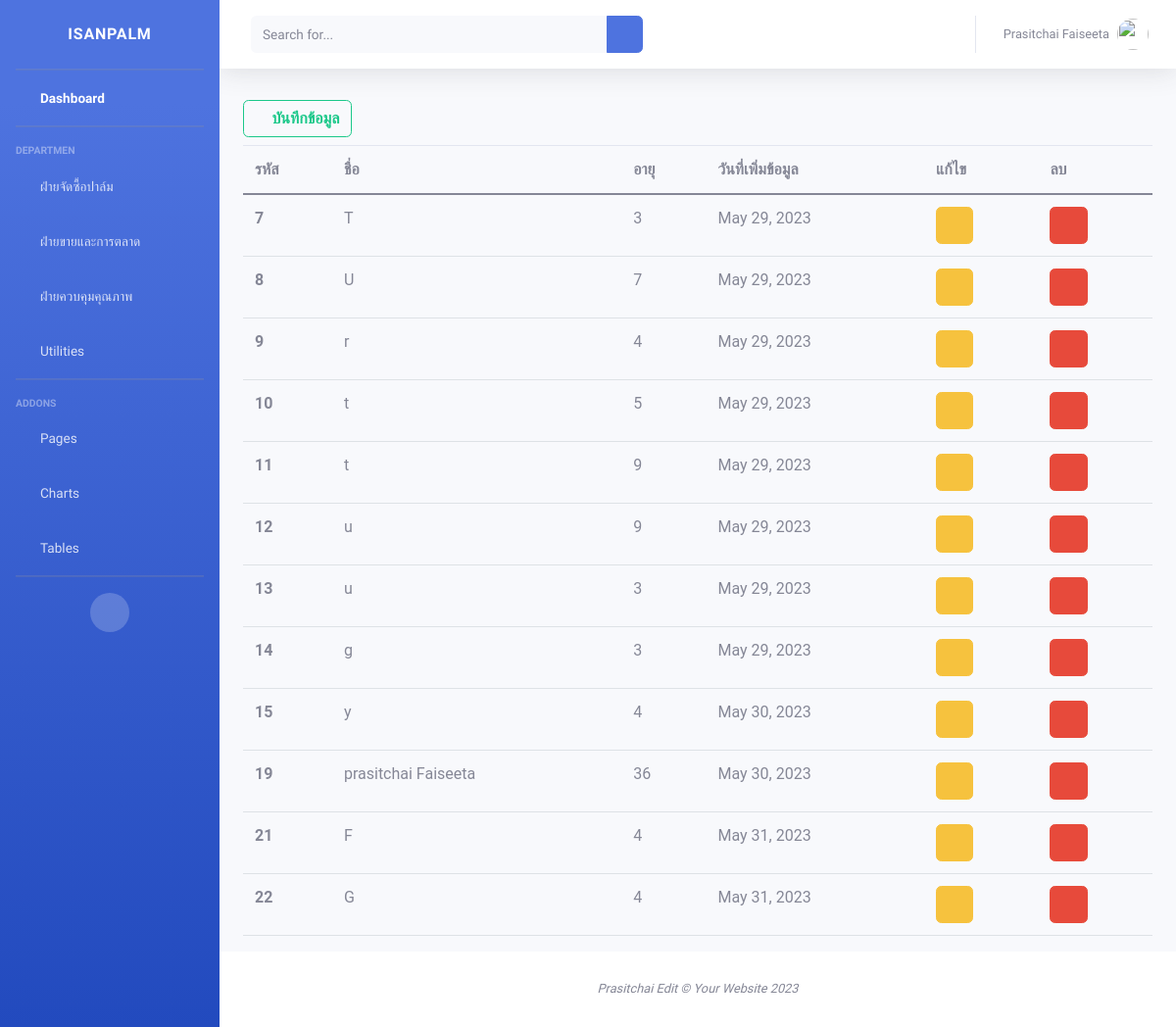
The page / on the database its author committed.
### myapp/models.py (models this page shows, shortened)
class Person(models.Model):
    name = models.CharField(max_length=100)
    age = models.IntegerField()
    date = models.DateField(auto_now_add=True)

### myapp/views.py (the view)
# urls.py: path('',views.index),
def index(request):
    all_person = Person.objects.all()
    return render(request,"index.html",{"all_person":all_person})

### templates/index.html (shortened to what this page needs)
{% extends "layouts/base.html" %}
{% load static %}
{% block name %}
<div class="sidebar-brand-text mx-3">ISANPALM</div>
{% endblock %}
{% block Dashboard %}
<li class="nav-item active">
  <a class="nav-link" href="/">
  <i class="fas fa-fw fa-tachometer-alt"></i>
  <span>Dashboard</span></a>
</li>
{% endblock %}
{% block content %}
<button class="btn btn-outline-success my-2" data-toggle="modal" data-target="#add_Modal"><i class="fas fa-file-invoice"> บันทึกข้อมูล</i></button>
  <table class="table">
    <thead>
      <tr>
        <th scope="col">รหัส</th>
        <th scope="col">ชื่อ</th>
        <th scope="col">อายุ</th>
        <th scope="col">วันที่เพิ่มข้อมูล</th>
        <th scope="col">แก้ไข</th>
        <th scope="col">ลบ</th>
      </tr>
    </thead>
    <tbody>
        {% for person in all_person %}
        <tr>
            <th scope="row">{{person.id}}</th>
            <td>{{person.name}}</td>
            <td>{{person.age}}</td>
            <td>{{person.date}}</td>
            <td><button class="btn btn-warning" data-toggle="modal" data-target="#edit_Modal{{ person.id}}"><i class="far fa-edit text"></i></button></td>
            <td>
                <a class=" btn btn-danger far fa-trash-alt" href="delete/{{person.id}}"
                onclick="return confirm('คุณต้องการลบข้อมูล {{person.name}} หรือไม่ ?')"
                ></a>
            </td>
          </tr>
          {% include 'myapp/edit2.html' %}
        {% endfor %}
    </tbody>
  </table>
{% endblock %}

### templates/layouts/base.html (shortened to what this page needs)
{% load static %}
<!DOCTYPE html>
<html lang="en">
<head>
    <link href="{% static 'vendor/datatables/dataTables.bootstrap4.min.css' %}" rel="stylesheet">
    <link rel="stylesheet" href="{% static 'vendor/datatables/fixedHeader.dataTables.min.css' %}">
    <link href="{% static 'vendor/fontawesome-free/css/all.min.css' %}" rel="stylesheet" type="text/css">
    <link href="https://cdn.jsdelivr.net/npm/bootstrap@5.0.2/dist/css/bootstrap.min.css" rel="stylesheet">
    <link rel="stylesheet" href="https://cdn.datatables.net/1.12.1/css/jquery.dataTables.min.css">
    <link href="{% static 'css/sb-admin-2.min.css' %}" rel="stylesheet">
    <link rel="stylesheet" href="{% static 'css/datepicker.css' %}">
</head>
<body id="page-top">
  <div id="wrapper">
      <ul class="navbar-nav bg-gradient-primary sidebar sidebar-dark accordion" id="accordionSidebar">
          <a class="sidebar-brand d-flex align-items-center justify-content-center" href="/">
            {% block name %}  {% endblock %}
          </a>
          <hr class="sidebar-divider my-0">
          {% block Dashboard %}
          {% endblock Dashboard %}
          <hr class="sidebar-divider">
          <div class="sidebar-heading">
            departmen
          </div>
          <li class="nav-item">
              <a class="nav-link collapsed" href="#" data-toggle="collapse" data-target="#collapseFfb"
                  aria-expanded="true" aria-controls="collapseFfb">
                  <i class="fas fa-fw fa-folder"></i>
                  <span>ฝ่ายจัดซื้อปาล์ม</span>
              </a>
          </li>
            <li class="nav-item">
                <a class="nav-link collapsed" href="#" data-toggle="collapse" data-target="#collapseSale"
                    aria-expanded="true" aria-controls="collapseSale">
                    <i class="fas fa-fw fa-folder"></i>
                    <span>ฝ่ายขายและการตลาด</span>
                </a>
            </li>
            <li class="nav-item">
                <a class="nav-link collapsed" href="#" data-toggle="collapse" data-target="#collapseLab"
                    aria-expanded="true" aria-controls="collapseLab">
                    <i class="fas fa-fw fa-folder"></i>
                    <span>ฝ่ายควบคุมคุณภาพ</span>
                </a>
            </li>
          <li class="nav-item">
              <a class="nav-link collapsed" href="#" data-toggle="collapse" data-target="#collapseUtilities"
                  aria-expanded="true" aria-controls="collapseUtilities">
                  <i class="fas fa-fw fa-wrench"></i>
                  <span>Utilities</span>
              </a>
          </li>
          <hr class="sidebar-divider">
          <div class="sidebar-heading">
              Addons
          </div>
          <li class="nav-item">
              <a class="nav-link collapsed" href="#" data-toggle="collapse" data-target="#collapsePages"
                  aria-expanded="true" aria-controls="collapsePages">
                  <i class="fas fa-fw fa-folder"></i>
                  <span>Pages</span>
              </a>
          </li>
          <li class="nav-item">
              <a class="nav-link" href="charts.html">
                  <i class="fas fa-fw fa-chart-area"></i>
                  <span>Charts</span></a>
          </li>
          <li class="nav-item">
              <a class="nav-link" href="tables.html">
                  <i class="fas fa-fw fa-table"></i>
                  <span>Tables</span></a>
          </li>
          <hr class="sidebar-divider d-none d-md-block">
          <div class="text-center d-none d-md-inline">
              <button class="rounded-circle border-0" id="sidebarToggle"></button>
          </div>
      </ul>
      <div id="content-wrapper" class="d-flex flex-column">
          <div id="content">
              <nav class="navbar navbar-expand navbar-light bg-white topbar mb-4 static-top shadow">
                  <form
                      class="d-none d-sm-inline-block form-inline mr-auto ml-md-3 my-2 my-md-0 mw-100 navbar-search">
                      <div class="input-group">
                          <input type="text" class="form-control bg-light border-0 small" placeholder="Search for..."
                              aria-label="Search" aria-describedby="basic-addon2">
                          <div class="input-group-append">
                              <button class="btn btn-primary" type="button">
                                  <i class="fas fa-search fa-sm"></i>
                              </button>
                          </div>
                      </div>
                  </form>
                  <ul class="navbar-nav ml-auto">
                      <li class="nav-item dropdown no-arrow">
                          <a class="nav-link dropdown-toggle" href="#" id="userDropdown" role="button"
                              data-toggle="dropdown" aria-haspopup="true" aria-expanded="false">
                              <span class="mr-2 d-none d-lg-inline text-gray-600 small">Prasitchai Faiseeta</span>
                              <img class="img-profile rounded-circle"
                                  src="{% static 'img/undraw_profile.svg' %}">
                          </a>
                      </li>
                  </ul>
              </nav>
              <div class="container-fluid">
                 {% block content %} {% endblock content %}
              </div>
          </div>
          <footer class="sticky-footer bg-white">
              <div class="container my-auto">
                  <div class="copyright text-center my-auto">
                      <span>Prasitchai Edit &copy; Your Website 2023</span>
                  </div>
              </div>
          </footer>
      </div>
  </div>
</body>
</html>

### templates/myapp/edit2.html (shortened to what this page needs)
{% extends "myapp/add.html" %}
{% block modal-id %} id="edit_Modal{{person.id}}" {% endblock modal-id %} data-backdrop
{% block modal-title %}<i calss="fas fa-plus">&nbsp;&nbsp; แก้ไข  {% endblock modal-title %}

### templates/myapp/add.html (shortened to what this page needs)
<div class="modal fade col-md-4 offset-4"{% block modal-id %} id="add_Modal" {% endblock modal-id %} data-backdrop="static" tabindex="-1" role="dialog" aria-labelledby="add_ModalModal" aria-hidden="true">
    <div class="modal-dialog modal-lg" role="document">
        <div class="modal-content">
            <div class="modal-header bg-dark">
                <h5 class="modal-title text-light font-weight-bold" id="add_ModalLabel">{% block modal-title %}&nbsp;&nbsp; ข้อมูล {% endblock modal-title %}</h5>
            </div>
        </div>
    </div>
</div>

### templates/layouts/base.html (style rules this page uses)
tr { font-family: 'Roboto', sans-serif; }
span { font-family:'Prompt', sans-serif; }
h1,h2,h3,h5,h6 { font-family:'Prompt', sans-serif; }
div { font-family:'Prompt', sans-serif; }
body { font-family:'Prompt', sans-serif; }
i { font-family:'Prompt', sans-serif; }
a { font-family:'Prompt', sans-serif; }

### rows shown on the page
Person: id "7", name "T", age "3", date "May 29, 2023"
Person: id "8", name "U", age "7", date "May 29, 2023"
Person: id "9", name "r", age "4", date "May 29, 2023"
Person: id "10", name "t", age "5", date "May 29, 2023"
Person: id "11", name "t", age "9", date "May 29, 2023"
Person: id "12", name "u", age "9", date "May 29, 2023"
Person: id "13", name "u", age "3", date "May 29, 2023"
Person: id "14", name "g", age "3", date "May 29, 2023"
Person: id "15", name "y", age "4", date "May 30, 2023"
Person: id "19", name "prasitchai Faiseeta", age "36", date "May 30, 2023"
Person: id "21", name "F", age "4", date "May 31, 2023"
Person: id "22", name "G", age "4", date "May 31, 2023"
